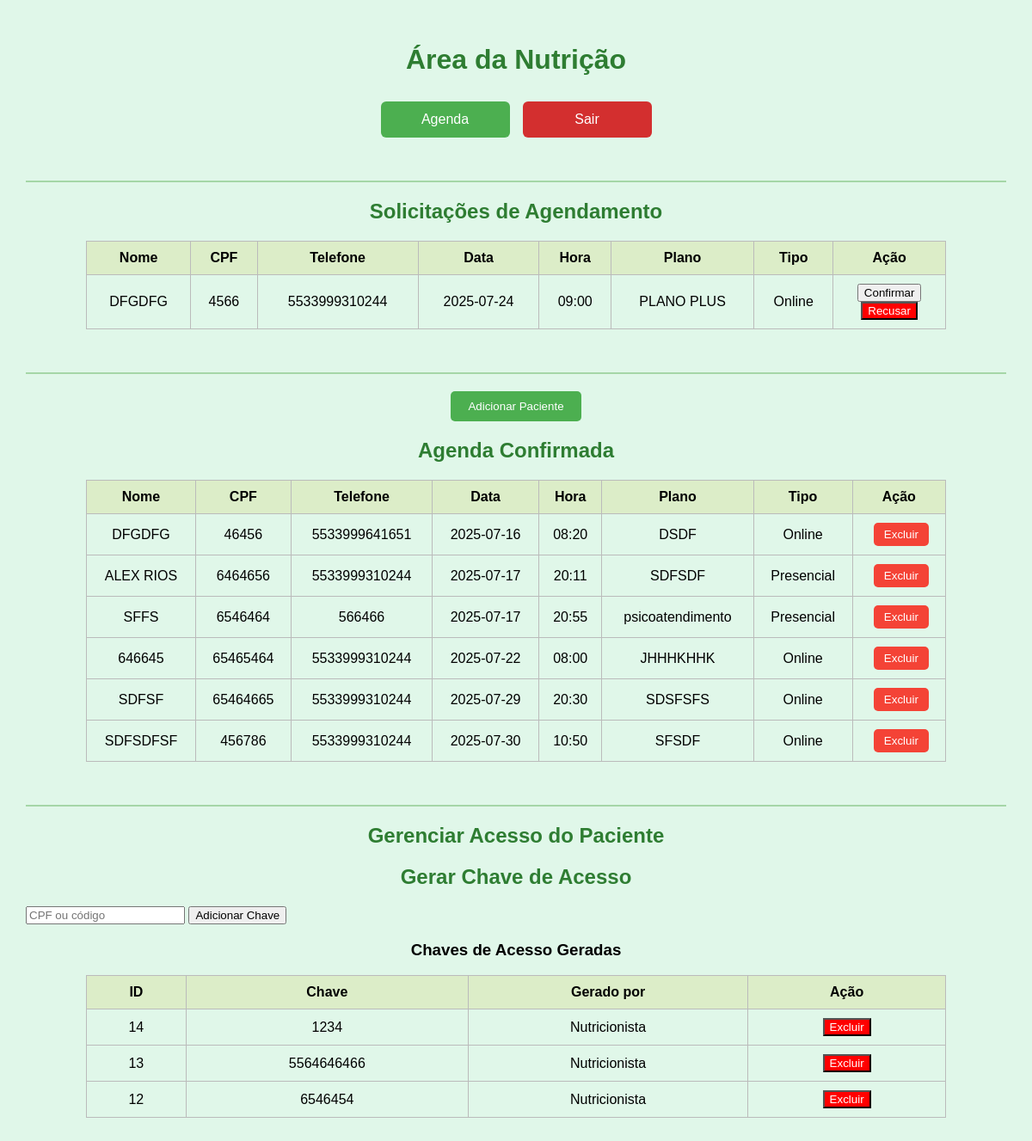
The app's page /nutricao_painel (signed in), older data.
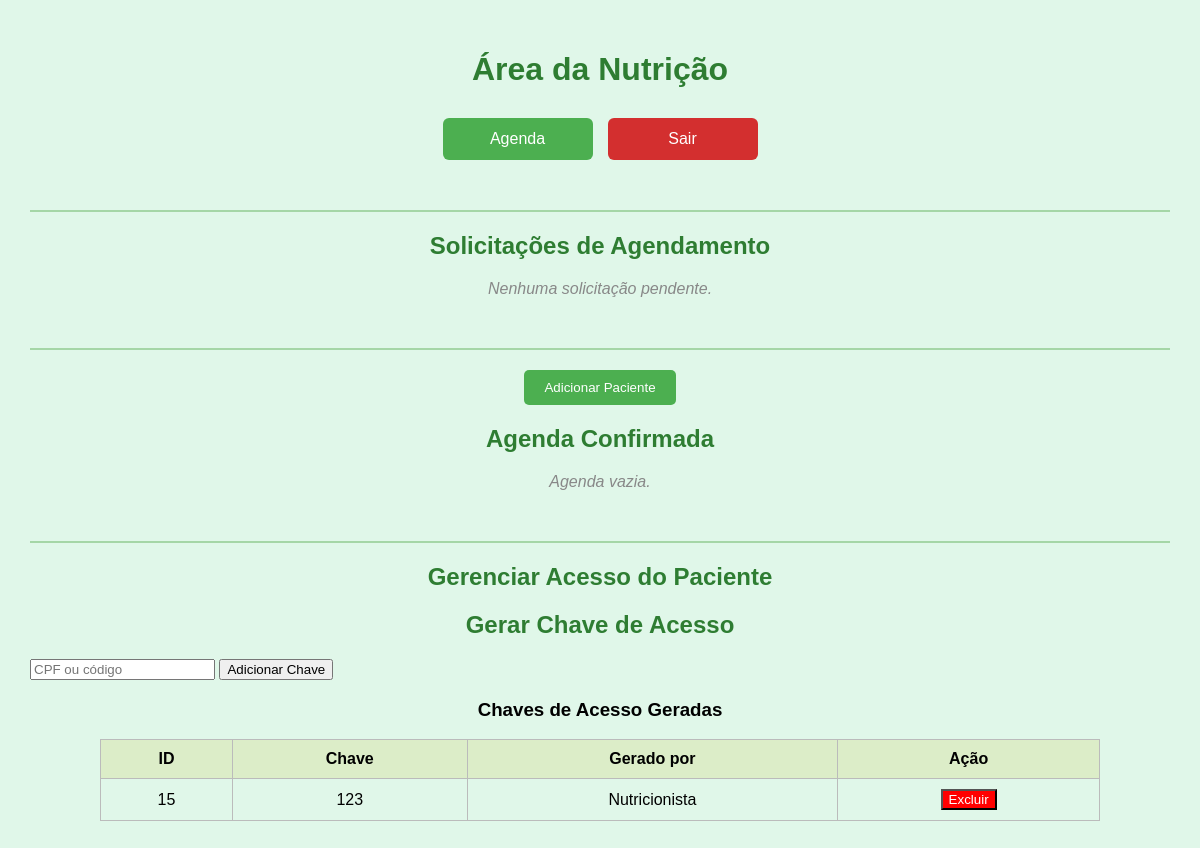
The same page, newer data.
### tables this page shows
CREATE TABLE agendamentos_pendentes (
                id INTEGER PRIMARY KEY AUTOINCREMENT,
                nome TEXT, cpf TEXT, telefone TEXT,
                data TEXT, hora TEXT,
                plano_nome TEXT,
                tipo_atendimento TEXT
            );

CREATE TABLE agendamentos_confirmados (
                id INTEGER PRIMARY KEY AUTOINCREMENT,
                nome TEXT, cpf TEXT, telefone TEXT,
                data TEXT, hora TEXT,
                plano_nome TEXT,
                tipo_atendimento TEXT
            );

CREATE TABLE acessos_pacientes (
                id INTEGER PRIMARY KEY AUTOINCREMENT,
                chave TEXT,
                gerado_por TEXT
            );

### bekacola1.py (the view)
@app.route("/nutricao_painel", methods=["GET", "POST"])
@login_requerido
def nutricao_painel():
    conn = sqlite3.connect(DB_PATH)
    cursor = conn.cursor()
    cursor.execute("DELETE FROM agendamentos_pendentes WHERE datetime(data || ' ' || hora) < datetime('now', '-1 day')")
    cursor.execute("SELECT * FROM agendamentos_pendentes ORDER BY data, hora")
    pendentes = cursor.fetchall()
    cursor.execute("SELECT * FROM agendamentos_confirmados ORDER BY data, hora")
    confirmados = cursor.fetchall()
    if request.method == "POST":
        chave = request.form.get("chave")
        gerado_por = request.form.get("gerado_por")
        if chave and gerado_por:
            cursor.execute("INSERT INTO acessos_pacientes (chave, gerado_por) VALUES (?, ?)", (chave, gerado_por))
            conn.commit()
    cursor.execute("SELECT * FROM acessos_pacientes ORDER BY id DESC")
    acessos = cursor.fetchall()
    conn.close()
    return render_template("nutricao.html", pendentes=pendentes, confirmados=confirmados, acessos=acessos)

### bekacola1.py (called while the page is built)
def login_requerido(f):
    @wraps(f)
    def decorated_function(*args, **kwargs):
        if not session.get('logado'):
            return redirect(url_for('login'))
        return f(*args, **kwargs)
    return decorated_function

### templates/nutricao.html (shortened to what this page needs)
<!DOCTYPE html>
<html lang="pt-br">
<head>
</head>
<body>
  <h1>Área da Nutrição</h1>
  <div class="botoes">
    <form action="/agenda" method="GET">
      <button type="submit">Agenda</button>
    </form>
    <form action="/logout" method="GET">
      <button type="submit" style="background-color: #d32f2f;">Sair</button>
    </form>
  </div>
  <hr>
  <h2>Solicitações de Agendamento</h2>
  {% if pendentes %}
    <table>
      <thead>
        <tr>
          <th>Nome</th>
          <th>CPF</th>
          <th>Telefone</th>
          <th>Data</th>
          <th>Hora</th>
          <th>Plano</th>
          <th>Tipo</th>
          <th>Ação</th>
        </tr>
      </thead>
      <tbody>
        {% for row in pendentes %}
          <tr>
            <td>{{ row[1] }}</td>
            <td>{{ row[2] }}</td>
            <td>{{ row[3] }}</td>
            <td>{{ row[4] }}</td>
            <td>{{ row[5] }}</td>
            <td>{{ row[6] }}</td>
            <td>{{ row[7] }}</td>
            <td>
              <form method="POST" action="/confirmar_agendamento">
                <button type="submit">Confirmar</button>
              </form>
              <form method="POST" action="/recusar_agendamento">
                <button type="submit" style="background:red; color:white;">Recusar</button>
              </form>
            </td>
          </tr>
        {% endfor %}
      </tbody>
    </table>
  {% else %}
    <p class="mensagem">Nenhuma solicitação pendente.</p>
  {% endif %}
  <hr>
  <div style="text-align:center; margin-top:20px;">
    <button id="btnAdicionarPaciente" onclick="mostrarFormulario()" style="background-color: #4CAF50; color: white; padding: 10px 20px; border: none; border-radius: 5px; cursor: pointer;">
      Adicionar Paciente
    </button>
  </div>
  <h2>Agenda Confirmada</h2>
  {% if confirmados %}
    <table>
      <thead>
        <tr>
          <th>Nome</th>
          <th>CPF</th>
          <th>Telefone</th>
          <th>Data</th>
          <th>Hora</th>
          <th>Plano</th>
          <th>Tipo</th>
          <th>Ação</th>
        </tr>
      </thead>
      <tbody>
        {% for c in confirmados %}
        <tr>
          <td>{{ c[1] }}</td>
          <td>{{ c[2] }}</td>
          <td>{{ c[3] }}</td>
          <td>{{ c[4] }}</td>
          <td>{{ c[5] }}</td>
          <td>{{ c[6] }}</td>
          <td>{{ c[7] }}</td>
          <td>
            <form method="POST" action="/excluir_confirmado" style="display:inline;">
                <button type="submit" class="recusar-btn" onclick="return confirm('Deseja realmente excluir este agendamento confirmado?')">Excluir</button>
              </form>
          </td>
        </tr>
        {% endfor %}
      </tbody>
    </table>
  {% else %}
    <p class="mensagem">Agenda vazia.</p>
  {% endif %}
    <hr>
<h2 style="text-align:center;">Gerenciar Acesso do Paciente</h2>
<h2>Gerar Chave de Acesso</h2>
<form method="POST" action="/nutricao_painel">
  <input name="chave" placeholder="CPF ou código" required>
  <button type="submit">Adicionar Chave</button>
</form>
<h3 style="text-align:center;">Chaves de Acesso Geradas</h3>
{% if acessos %}
  <table>
    <thead>
      <tr>
        <th>ID</th>
        <th>Chave</th>
        <th>Gerado por</th>
        <th>Ação</th>
      </tr>
    </thead>
    <tbody>
      {% for acesso in acessos %}
        <tr>
          <td>{{ acesso[0] }}</td>
          <td>{{ acesso[1] }}</td>
          <td>{{ acesso[2] }}</td>
          <td>
            <form method="POST" action="/excluir_chave" onsubmit="return confirm('Confirmar exclusão?')">
              <button type="submit" style="background:red; color:white;">Excluir</button>
            </form>
          </td>
        </tr>
      {% endfor %}
    </tbody>
  </table>
{% else %}
  <p style="text-align:center;">Nenhuma chave cadastrada.</p>
{% endif %}
</body>
</html>

### templates/nutricao.html (style rules this page uses)
body { font-family: Arial, sans-serif; background-color: #e0f7e9; padding: 30px; margin: 0; }
h1 { color: #2e7d32; text-align: center; margin-bottom: 30px; }
.botoes { display: flex; flex-wrap: wrap; justify-content: center; gap: 15px; margin-bottom: 40px; }
.botoes form, .botoes button { display: inline-block; }
.botoes button { padding: 12px 24px; font-size: 16px; background-color: #4CAF50; color: white; border: none; border-radius: 6px; cursor: pointer; transition: background-color 0.2s ease; min-width: 150px; }
table { width: 100%; max-width: 1000px; margin: 0 auto 40px auto; border-collapse: collapse; }
th, td { border: 1px solid #bbb; padding: 10px; text-align: center; }
thead { background-color: #dcedc8; }
hr { border: none; border-top: 2px solid #a5d6a7; margin: 50px 0 20px 0; }
h2 { text-align: center; color: #2e7d32; }
.mensagem { text-align: center; font-style: italic; color: #888; }

Row changes from the older to the newer data that the page shows:
removed agendamentos_pendentes: nome "DFGDFG", cpf "4566", telefone "5533999310244", data "2025-07-24", hora "09:00", plano_nome "PLANO PLUS", tipo_atendimento "Online"
removed agendamentos_confirmados: nome "DFGDFG", cpf "46456", telefone "5533999641651", data "2025-07-16", hora "08:20", plano_nome "DSDF", tipo_atendimento "Online"
removed agendamentos_confirmados: nome "ALEX RIOS", cpf "6464656", telefone "5533999310244", data "2025-07-17", hora "20:11", plano_nome "SDFSDF", tipo_atendimento "Presencial"
removed agendamentos_confirmados: nome "SFFS", cpf "6546464", telefone "566466", data "2025-07-17", hora "20:55", plano_nome "psicoatendimento", tipo_atendimento "Presencial"
removed agendamentos_confirmados: nome "646645", cpf "65465464", telefone "5533999310244", data "2025-07-22", hora "08:00", plano_nome "JHHHKHHK", tipo_atendimento "Online"
removed agendamentos_confirmados: nome "SDFSF", cpf "65464665", telefone "5533999310244", data "2025-07-29", hora "20:30", plano_nome "SDSFSFS", tipo_atendimento "Online"
removed agendamentos_confirmados: nome "SDFSDFSF", cpf "456786", telefone "5533999310244", data "2025-07-30", hora "10:50", plano_nome "SFSDF", tipo_atendimento "Online"
removed acessos_pacientes: id "14", chave "1234", gerado_por "Nutricionista"
removed acessos_pacientes: id "13", chave "5564646466", gerado_por "Nutricionista"
removed acessos_pacientes: id "12", chave "6546454", gerado_por "Nutricionista"
added acessos_pacientes: id "15", chave "123", gerado_por "Nutricionista"
Text that changed along with them:
text no longer shown: "Nome CPF Telefone Data Hora Plano Tipo Ação Nome CPF Telefone Data Hora Plano Tipo Ação"
text now shown: "Nenhuma solicitação pendente. Agenda vazia."
